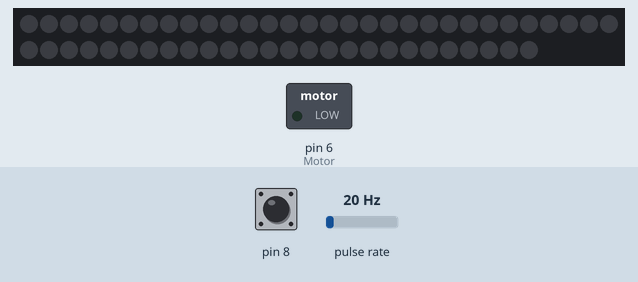
The program below on a simulated Arduino Nano, built with avr-gcc and run on an emulated ATmega328P. On the bench: 56 RGB LEDs in strip order, left to right, continuing on the next row, switched loads named in the program (green lamp = pin HIGH). Wiring (inferred from the names in the program): pulse sensor: data pin 2. The inputs (shaded band) are chosen by the test bench; at power-on: pin 8 HIGH, pulse rate 20 Hz. Dim RGB values are drawn brighter than linear.

Above: at 1.2 s.
1.3 s: pin 8 pulled LOW for 3.2 s
At 5.4 s:
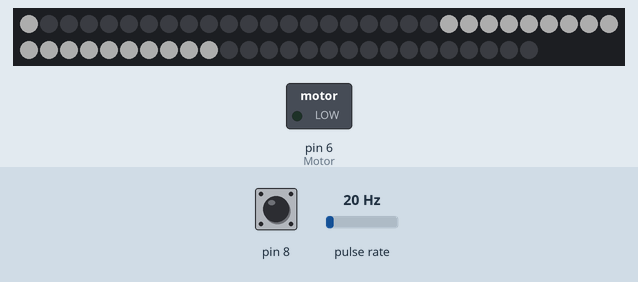
6.0 s: pin 8 pulled LOW for 0.15 s
At 7.3 s:
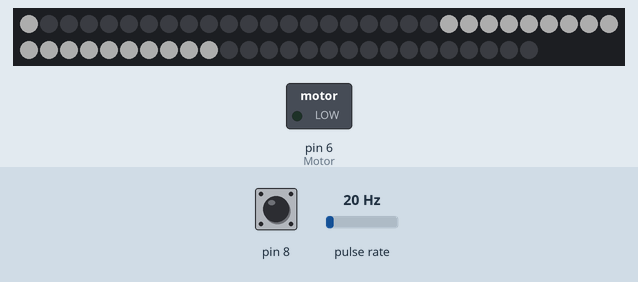
7.6 s: pin 8 pulled LOW for 3.2 s
At 7.75 s:
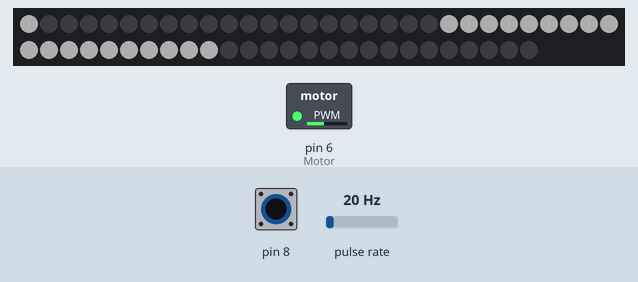
Timing chart, 0 to 12.4 s (numbered marks = the images above; inputs shaded):
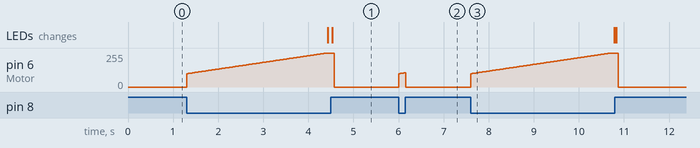

The program:

main.cpp
```cpp
/* Titel: Turbo Display
*  Beschreibung: Ein LED Band rotiert so schnell, dass ein Bild entsteht!
*  Autor: Joel Flepp
*  Erstellungsdatum:14.10.2022
*  Änderungen:
*  28.11.2022 Erste Tests und Pinabänderungen
*/


//Includes
#include <Arduino.h>
#include <Adafruit_NeoPixel.h>
#include "LED.h"
#include "Image.h"
#include <math.h>

//Pin Defines
#define Strip_Pin 9
#define Hall_Sens 2
#define Motor 6


//Programm Defines
#define Ard_Freq 16000000
#define LED_Distance 6.944444 //[mm]
#define LED_Count 28
#define BRIGHTNESS 50 // Set BRIGHTNESS to about 1/5 (max = 255)
#define X_Y_TO_Left_Bottom LED_Distance*LED_Count


//Variables
float RPS = 0;
double CycleTime_MyS = 0;
LED LEDsHall[LED_Count];
LED LEDs_o_Hall[LED_Count];


//Functions
void Get_RPS();
float get_Angle();
void Set_Collors();
void Set_LEDs();


//Classes
Adafruit_NeoPixel strip(LED_Count + LED_Count, Strip_Pin, NEO_GRB + NEO_KHZ800);

//Skalierungsfaktor
uint8_t scale = 400 / sizeof(Smiley[0]);


void setup() {
  //Start Serial
  Serial.begin(115200);
  pinMode(Hall_Sens,INPUT_PULLUP);

  //Interrupt for Hallsensor
  pinMode(Hall_Sens,INPUT_PULLUP);
  interrupts();
  attachInterrupt(digitalPinToInterrupt(Hall_Sens), Get_RPS, FALLING);
  pinMode(8,INPUT_PULLUP);

  //Activate Timer
  TCCR1A = 0;
  TCCR1B = 0;
  TCCR1B |= (1<<CS12); //Prescaler 256


  //Create LEDs Right
  for(size_t i = 0; i<LED_Count; i++){
    LEDsHall[i].set_Distance(i*LED_Distance);
  }

  //Create LEDs Left
  for(size_t i = 0; i<LED_Count; i++){
    LEDs_o_Hall[i].set_Distance(i*LED_Distance);
  }

  strip.begin();           // INITIALIZE NeoPixel strip object (REQUIRED)
  strip.show();            // Turn OFF all pixels ASAP
  strip.setBrightness(50); // Set BRIGHTNESS to about 1/5 (max = 255)


}

void loop() {
  //Set x and y positions of the LEDS
  if(digitalRead(8)==0){
  for(size_t i=100; i<255;i++){
    analogWrite(Motor,i);
    delay(20);
    if(digitalRead(8)==1){
      break;
    }
  }
  while(digitalRead(8)==0){

    for(size_t i = 0; i < LED_Count; i++){
      LEDsHall[i].set_x(int(sin(get_Angle())*LEDsHall[i].get_Distance())+X_Y_TO_Left_Bottom);
      LEDsHall[i].set_y(int(cos(get_Angle())*LEDsHall[i].get_Distance())+X_Y_TO_Left_Bottom);
    }

    for(size_t i = 0; i < LED_Count; i++){
      LEDs_o_Hall[i].set_x(int(-sin(get_Angle())*LEDs_o_Hall[i].get_Distance())+X_Y_TO_Left_Bottom);
      LEDs_o_Hall[i].set_y(int(-cos(get_Angle())*LEDs_o_Hall[i].get_Distance())+X_Y_TO_Left_Bottom);
    }

    //Set the Collors
    Set_Collors();
    Set_LEDs();
    //Serial.println(LEDs_o_Hall[14].get_x());

  }
  }
  else{
    analogWrite(Motor,0);
  }


}

//Interrup routine for getting the RPM from the device
void Get_RPS(){
  //With Prescaler 256, 1 Klick is 16 myS
  CycleTime_MyS = TCNT1 * 0.000016;
  RPS = 1.0 / (double)CycleTime_MyS;
  TCNT1 = 0;
}

//Calculate Angle (rad) from revolutions
float get_Angle(){

  double Timer_In_myS = TCNT1 * 0.000016;
  float Angle = (Timer_In_myS*2*PI) / CycleTime_MyS;
  return Angle;
}

void Set_Collors(){
  for(size_t i = 0; i < LED_Count; i++){
    LEDsHall[i].set_Red(Smiley[(uint8_t)LEDsHall[i].get_x()/scale][(uint8_t)LEDsHall[i].get_y()/scale]);
    LEDsHall[i].set_Blue(Smiley[(uint8_t)LEDsHall[i].get_x()/scale][(uint8_t)LEDsHall[i].get_y()/scale]);
    LEDsHall[i].set_Green(Smiley[(uint8_t)LEDsHall[i].get_x()/scale][(uint8_t)LEDsHall[i].get_y()/scale]);
    LEDs_o_Hall[i].set_Red(Smiley[(uint8_t)LEDs_o_Hall[i].get_x()/scale][(uint8_t)LEDs_o_Hall[i].get_y()/scale]);
    LEDs_o_Hall[i].set_Blue(Smiley[(uint8_t)LEDs_o_Hall[i].get_x()/scale][(uint8_t)LEDs_o_Hall[i].get_y()/scale]);
    LEDs_o_Hall[i].set_Green(Smiley[(uint8_t)LEDs_o_Hall[i].get_x()/scale][(uint8_t)LEDs_o_Hall[i].get_y()/scale]);

  }

}

void Set_LEDs(){
  uint8_t j = 0;

  for(size_t i = LED_Count; i > 0; i--){
    strip.setPixelColor(j,strip.Color(LEDs_o_Hall[i].get_Red(), LEDs_o_Hall[i].get_Green(),LEDs_o_Hall[i].get_Blue()));
    strip.show();                          //  Update strip to match
    delayMicroseconds(300);
    j++;
  }

  for(size_t i = 0; i < LED_Count; i++){
    strip.setPixelColor(j,strip.Color(LEDsHall[i].get_Red(), LEDsHall[i].get_Green(),LEDsHall[i].get_Blue()));
    strip.show();                          //  Update strip to match
    delayMicroseconds(300);
    j++;
  }

}
```

LED.h
```cpp
#ifndef LED_H
#define LED_H

typedef unsigned char uint8_t;

class LED
{
public:
    LED();

    void set_Distance(double Distance);
    void set_Red(uint8_t Red);
    void set_Green(uint8_t Green);
    void set_Blue(uint8_t Blue);
    void set_x(int x);
    void set_y(int y);


    double get_Distance();
    uint8_t get_Red();
    uint8_t get_Green();
    uint8_t get_Blue();
    int get_x();
    int get_y();

private:
    //Variables
    //Collor
    uint8_t Red_;
    uint8_t Green_;
    uint8_t Blue_;

    //Position
    double Distance_;
    int x_;
    int y_;
};

#endif // LED_H
```

Image.cpp
```cpp

```

LED.cpp
```cpp
#include "LED.h"


LED::LED(){
    Distance_ = 0;
    Red_ = 0;
    Green_ = 0;
    Blue_ = 0;
    x_ = 0;
    y_ = 0;
}

void LED::set_Distance(double Distance){
    Distance_ = Distance;
}

void LED::set_Red(uint8_t Red){
    Red_ = Red;
}

void LED::set_Green(uint8_t Green){
    Green_ = Green;
}

void LED::set_Blue(uint8_t Blue){
    Blue_ = Blue;
}

void LED::set_x(int x){
    x_ = x;
}

void LED::set_y(int y){
    y_ = y;
}

double LED::get_Distance(){
    return Distance_;
}

uint8_t LED::get_Red(){
    return Red_;
}

uint8_t LED::get_Green(){
    return Green_;
}

uint8_t LED::get_Blue(){
    return Blue_;
}

int LED::get_x(){
    return x_;
}

int LED::get_y(){
    return y_;
}
```

Source omitted: Image.h (data table, 2227 bytes)

Measured:
- after the input at 1.3 s, pin 6 (Motor): rises from 0/255 to 254/255 in 3.1 s, then falls to 0/255 in 0.19 s; the LEDs: first change after 3.1 s (image 1 shows a later state)
- after the input at 6.0 s, pin 6 (Motor): rises from 0/255 to 107/255 in 0.14 s, then falls to 0/255 in 0.02 s
- after the input at 7.6 s, pin 6 (Motor): rises from 0/255 to 254/255 in 3.1 s, then falls to 0/255 in 0.19 s
